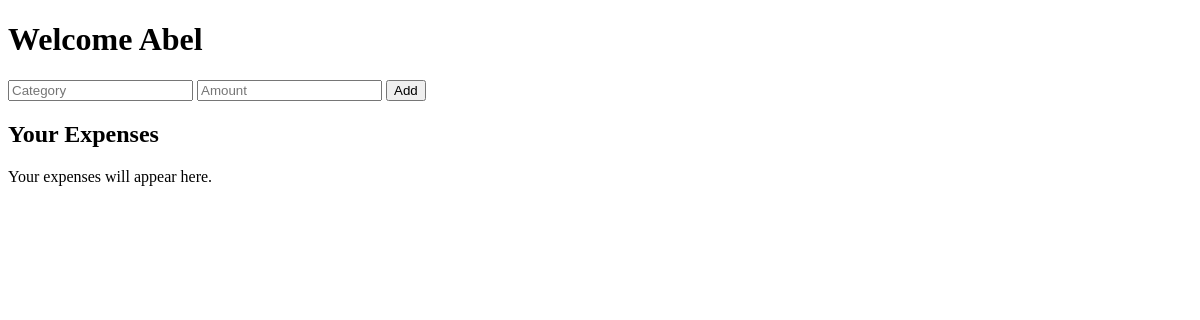
Before: / with the older database file.
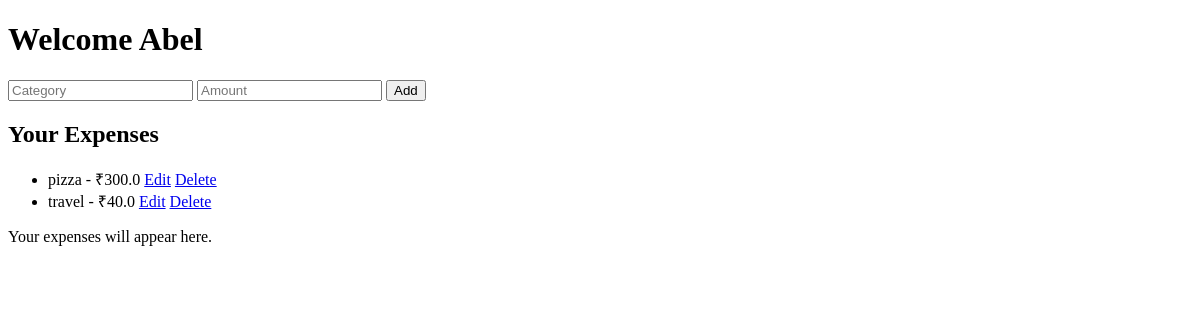
After: the same page with the newer database file.
### tables this page shows
CREATE TABLE expenses (
            id INTEGER PRIMARY KEY AUTOINCREMENT,
            category TEXT,
            amount REAL
        );

### app.py (the view)
@app.route('/')
@app.route("/")
def home():
    conn = sqlite3.connect("expenses.db")
    cursor = conn.cursor()
    cursor.execute("SELECT id, category, amount FROM expenses")
    expenses = cursor.fetchall()
    conn.close()
    return render_template("home.html", username="Abel", expenses=expenses)

### templates/home.html (shortened to what this page needs)
<!DOCTYPE html>
<html>
<head>
</head>
<body>
    <h1>Welcome {{ username }}</h1>
    <form method="post" action="/add">
        <input type="text" name="category" placeholder="Category">
        <input type="number" name="amount" placeholder="Amount">
        <button type="submit">Add</button>
    </form>
    <h2>Your Expenses</h2>
    <ul>
        {% for expense in expenses %}
           <li>
              {{ expense[1] }} - ₹{{ expense[2] }}
              <a href="/edit/{{ expense[0] }}">Edit</a>
              <a href="/delete/{{ expense[0] }}">Delete</a>
            </li>
         {% endfor %}
    </ul>
    <p>Your expenses will appear here.</p>
</body>
</html>

Changed rows visible on the page:
added expenses: category "pizza", amount "300.0"
added expenses: category "travel", amount "40.0"
